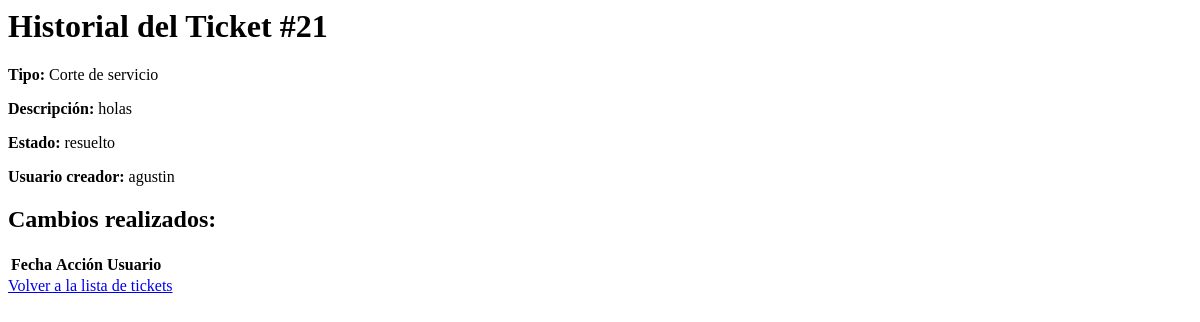
The page /ticket-history/21 (signed in) on the database as committed earlier.
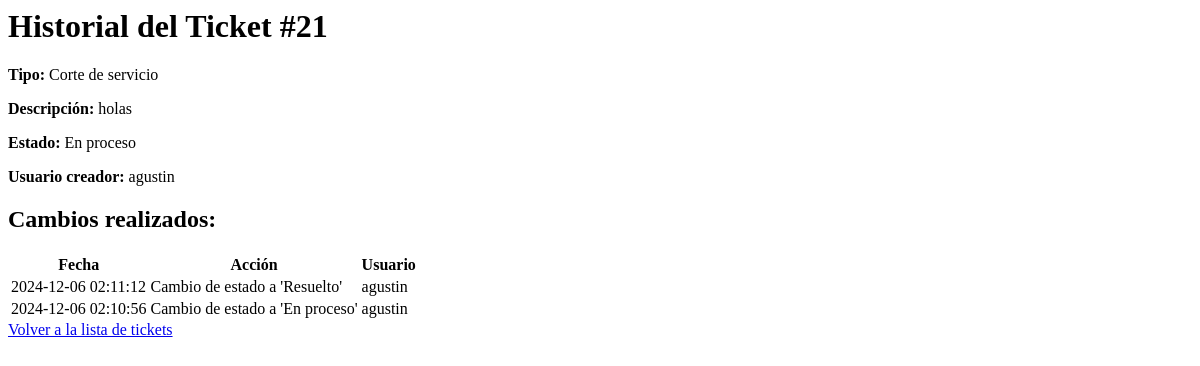
The same page on the database as committed later.
### tables this page shows
CREATE TABLE tickets (
    id INTEGER PRIMARY KEY AUTOINCREMENT,
    tipo TEXT NOT NULL,
    descripcion TEXT NOT NULL,
    prioridad TEXT NOT NULL,
    estado TEXT DEFAULT 'pendiente',
    fecha_creacion DATETIME DEFAULT CURRENT_TIMESTAMP,
    usuario_creador TEXT NOT NULL,
    notas TEXT,
    archivo TEXT
, usuario_asignado TEXT);

CREATE TABLE "historial" (
    id INTEGER PRIMARY KEY AUTOINCREMENT,
    ticket_id INTEGER NOT NULL,
    accion TEXT NOT NULL,
    usuario TEXT NOT NULL,
    fecha TIMESTAMP DEFAULT CURRENT_TIMESTAMP,
    FOREIGN KEY (ticket_id) REFERENCES tickets (id)
);

### app.py (the view)
@app.route('/ticket-history/<int:id>')
@login_required
def ticket_history(id):
    conn = get_db_connection()
    ticket = conn.execute('SELECT * FROM tickets WHERE id = ?', (id,)).fetchone()
    historial = conn.execute(
        'SELECT * FROM historial WHERE ticket_id = ? ORDER BY fecha DESC',
        (id,)
    ).fetchall()
    conn.close()
    if not ticket:
        return "El ticket no existe", 404
    return render_template('ticket_history.html', ticket=ticket, historial=historial)

### app.py (called while the page is built)
def get_db_connection():
    conn = sqlite3.connect('database.db', timeout=10)  # Espera hasta 10 segundos si la base de datos está bloqueada
    conn.row_factory = sqlite3.Row
    return conn

@login_manager.user_loader
def load_user(user_id):
    conn = get_db_connection()
    user = conn.execute('SELECT * FROM users WHERE id = ?', (user_id,)).fetchone()
    conn.close()
    if user:
        return User(id=user['id'], username=user['username'], role=user['role'])
    return None

### templates/ticket_history.html
<h1>Historial del Ticket #{{ ticket.id }}</h1>
<p><strong>Tipo:</strong> {{ ticket.tipo }}</p>
<p><strong>Descripción:</strong> {{ ticket.descripcion }}</p>
<p><strong>Estado:</strong> {{ ticket.estado }}</p>
<p><strong>Usuario creador:</strong> {{ ticket.usuario_creador }}</p>
<h2>Cambios realizados:</h2>
<table>
    <thead>
        <tr>
            <th>Fecha</th>
            <th>Acción</th>
            <th>Usuario</th>
        </tr>
    </thead>
    <tbody>
        {% for cambio in historial %}
        <tr>
            <td>{{ cambio.fecha }}</td>
            <td>{{ cambio.accion }}</td>
            <td>{{ cambio.usuario }}</td>
        </tr>
        {% endfor %}
    </tbody>
</table>
<a href="/tickets">Volver a la lista de tickets</a>

Rows that differ between the two databases and show on the page:
changed tickets "Corte de servicio": estado "resuelto" → "En proceso"
added historial: fecha "2024-12-06 02:11:12", accion "Cambio de estado a 'Resuelto'", usuario "agustin"
added historial: fecha "2024-12-06 02:10:56", accion "Cambio de estado a 'En proceso'", usuario "agustin"
